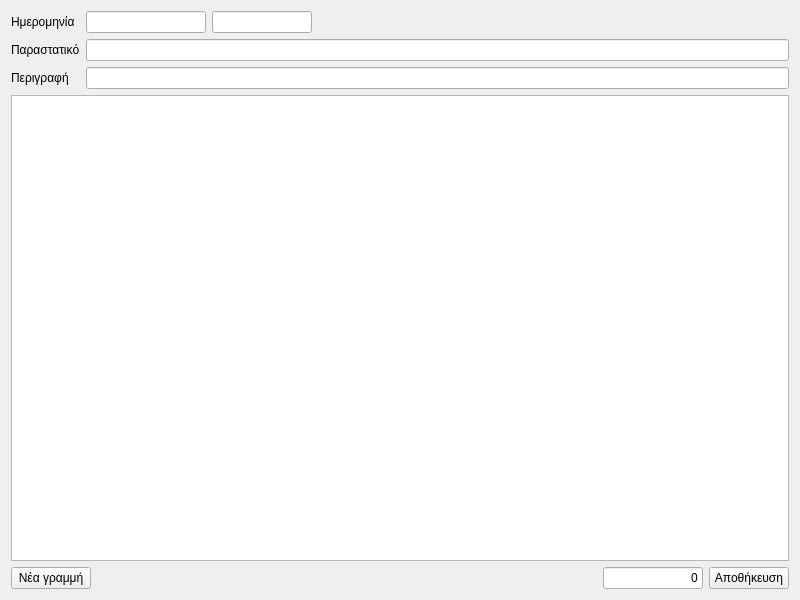
<?xml version="1.0" encoding="UTF-8"?>
<ui version="4.0">
 <class>Dialog</class>
 <widget class="QDialog" name="Dialog">
  <property name="geometry">
   <rect>
    <x>0</x>
    <y>0</y>
    <width>800</width>
    <height>600</height>
   </rect>
  </property>
  <property name="windowTitle">
   <string>Εγγραφή</string>
  </property>
  <layout class="QVBoxLayout" name="verticalLayout">
   <item>
    <layout class="QGridLayout" name="gridLayout">
     <item row="0" column="0">
      <widget class="QLabel" name="label">
       <property name="text">
        <string>Ημερομηνία</string>
       </property>
      </widget>
     </item>
     <item row="0" column="3">
      <spacer name="horizontalSpacer_2">
       <property name="orientation">
        <enum>Qt::Horizontal</enum>
       </property>
       <property name="sizeHint" stdset="0">
        <size>
         <width>40</width>
         <height>20</height>
        </size>
       </property>
      </spacer>
     </item>
     <item row="1" column="0">
      <widget class="QLabel" name="label_2">
       <property name="text">
        <string>Παραστατικό</string>
       </property>
      </widget>
     </item>
     <item row="1" column="1" colspan="3">
      <widget class="QLineEdit" name="tParastatiko">
       <property name="alignment">
        <set>Qt::AlignLeading|Qt::AlignLeft|Qt::AlignVCenter</set>
       </property>
      </widget>
     </item>
     <item row="2" column="0">
      <widget class="QLabel" name="label_3">
       <property name="text">
        <string>Περιγραφή</string>
       </property>
      </widget>
     </item>
     <item row="2" column="1" colspan="3">
      <widget class="QLineEdit" name="tPerigrafi"/>
     </item>
     <item row="0" column="2">
      <widget class="QLineEdit" name="tNo">
       <property name="maximumSize">
        <size>
         <width>100</width>
         <height>16777215</height>
        </size>
       </property>
      </widget>
     </item>
     <item row="0" column="1">
      <widget class="QLineEdit" name="tdate">
       <property name="maximumSize">
        <size>
         <width>120</width>
         <height>16777215</height>
        </size>
       </property>
      </widget>
     </item>
    </layout>
   </item>
   <item>
    <widget class="QTableWidget" name="tDetail">
     <property name="alternatingRowColors">
      <bool>true</bool>
     </property>
     <attribute name="horizontalHeaderStretchLastSection">
      <bool>true</bool>
     </attribute>
     <attribute name="verticalHeaderDefaultSectionSize">
      <number>20</number>
     </attribute>
     <attribute name="verticalHeaderStretchLastSection">
      <bool>false</bool>
     </attribute>
    </widget>
   </item>
   <item>
    <layout class="QHBoxLayout" name="horizontalLayout">
     <item>
      <widget class="QPushButton" name="bNewLine">
       <property name="text">
        <string>Νέα γραμμή</string>
       </property>
       <property name="autoDefault">
        <bool>false</bool>
       </property>
      </widget>
     </item>
     <item>
      <spacer name="horizontalSpacer">
       <property name="orientation">
        <enum>Qt::Horizontal</enum>
       </property>
       <property name="sizeHint" stdset="0">
        <size>
         <width>40</width>
         <height>20</height>
        </size>
       </property>
      </spacer>
     </item>
     <item>
      <widget class="QLineEdit" name="txtYpol">
       <property name="minimumSize">
        <size>
         <width>100</width>
         <height>0</height>
        </size>
       </property>
       <property name="maximumSize">
        <size>
         <width>100</width>
         <height>16777215</height>
        </size>
       </property>
       <property name="font">
        <font>
         <weight>50</weight>
         <bold>false</bold>
        </font>
       </property>
       <property name="text">
        <string>0</string>
       </property>
       <property name="alignment">
        <set>Qt::AlignRight|Qt::AlignTrailing|Qt::AlignVCenter</set>
       </property>
      </widget>
     </item>
     <item>
      <widget class="QPushButton" name="bSave">
       <property name="text">
        <string>Αποθήκευση</string>
       </property>
       <property name="autoDefault">
        <bool>false</bool>
       </property>
      </widget>
     </item>
    </layout>
   </item>
  </layout>
 </widget>
 <resources/>
 <connections/>
</ui>
